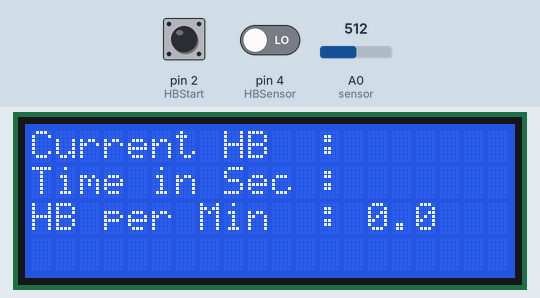
Simulated run of this sketch. Board: Arduino Uno, built with avr-gcc and run on an emulated ATmega328P. Shown: 20×4 character LCD. Inputs (shaded band) come from the test bench; at power-on: pin 2 (HBStart) HIGH, A0 (sensor) = 512, pin 4 (HBSensor) LOW. What the sketch prints to the serial monitor is not drawn.

Above: at 1.2 s.
1.3 s: pin 2 (HBStart) pulled LOW for 0.15 s
At 4.3 s:
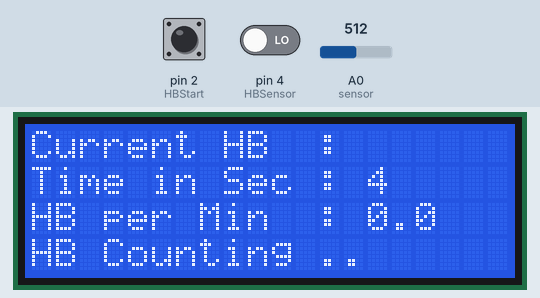
4.4 s: A0 (sensor) set to 216
6.3 s: A0 (sensor) set to 197
9.3 s: pin 2 (HBStart) pulled LOW for 1 s
At 10.3 s:
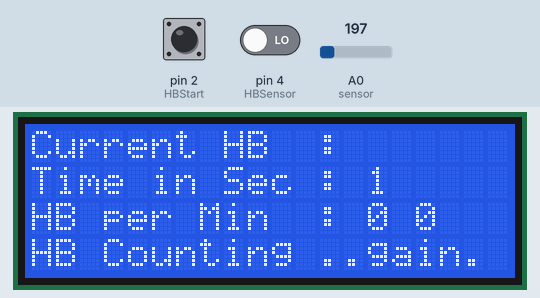
12.7 s: pin 4 (HBSensor) driven HIGH
At 17.3 s:
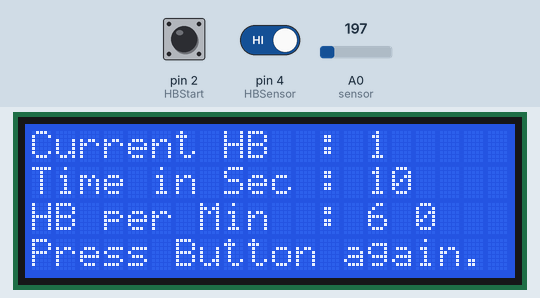
Timing chart, 0 to 17.5 s (numbered marks = the images above; inputs shaded):
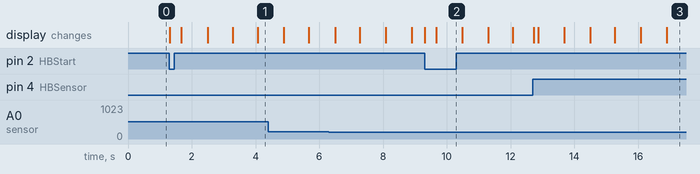

Measured:
- after the input at 1.3 s, the display: first changes at once (image 1 shows a later state)
- after the input at 9.3 s, the display: first changes at once (image 2 shows a later state)

The sketch:

tempadd.ino
```cpp
#include <LiquidCrystal.h>
#include <TimerOne.h>
LiquidCrystal lcd(13, 12, 11, 10, 9, 8);
const int sensor=A0;

float tempc; //variable to store temperature in degree Celsius

float tempf; //variable to store temperature in Fahreinheit

float vout; //temporary variable to hold sensor reading
int HBSensor = 4;
int HBCount = 0;
int HBCheck = 0;
int TimeinSec = 0;
int HBperMin = 0;
int HBStart = 2;
int HBStartCheck = 0;

void setup() {
  // put your setup code here, to run once:
  Serial.begin(9600);
  pinMode(sensor,INPUT);
  Serial.println( "Health Monitoring System");
  lcd.begin(20, 4);
  pinMode(HBSensor, INPUT);
  pinMode(HBStart, INPUT_PULLUP);
  Timer1.initialize(800000);
  Timer1.attachInterrupt( timerIsr );
  lcd.clear();
  lcd.setCursor(0,0);
  lcd.print("Current HB  : ");
  lcd.setCursor(0,1);
  lcd.print("Time in Sec : ");
  lcd.setCursor(0,2);
  lcd.print("HB per Min  : 0.0");
}

void loop() {
  vout=analogRead(sensor); //Reading the value from sensor

vout=(vout*500)/1023;

tempc=vout; // Storing value in Degree Celsius

tempf=(vout*1.8)+32; // Converting to Fahrenheit

Serial.print("T in DegreeC=");

Serial.print("\t");

Serial.println(tempc);

Serial.print(" ");

Serial.print("T in Fahrenheit=");

Serial.print("\t");

Serial.println(tempf);

Serial.println();

//delay(5000);

  if(digitalRead(HBStart) == LOW){lcd.setCursor(0,3);lcd.print("HB Counting ..");HBStartCheck = 1;}
  if(HBStartCheck == 1)
  {
      if((digitalRead(HBSensor) == HIGH) && (HBCheck == 0))
      {
        HBCount = HBCount + 1;
        HBCheck = 1;
        lcd.setCursor(14,0);
        lcd.print(HBCount);
        lcd.print(" ");
      }
      if((digitalRead(HBSensor) == LOW) && (HBCheck == 1))
      {
        HBCheck = 0;
      }
      if(TimeinSec == 10)
      {
          HBperMin = HBCount * 6;
          HBStartCheck = 0;
          lcd.setCursor(14,2);
          lcd.print(HBperMin);
          lcd.print(" ");
          lcd.setCursor(0,3);
          lcd.print("Press Button again.");
          HBCount = 0;
          TimeinSec = 0;
      }
  }
}

void timerIsr()
{
  if(HBStartCheck == 1)
  {
      TimeinSec = TimeinSec + 1;
      lcd.setCursor(14,1);
      lcd.print(TimeinSec);
      lcd.print(" ");
  }
}
```
